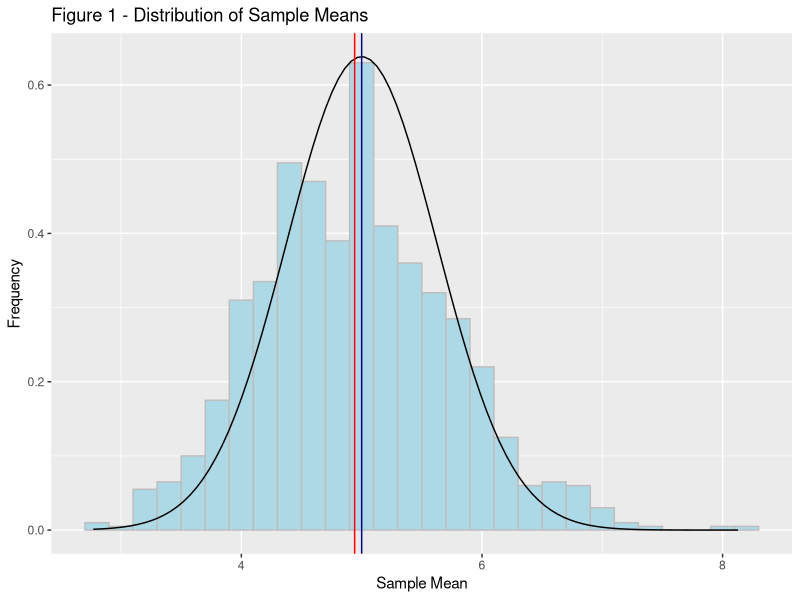
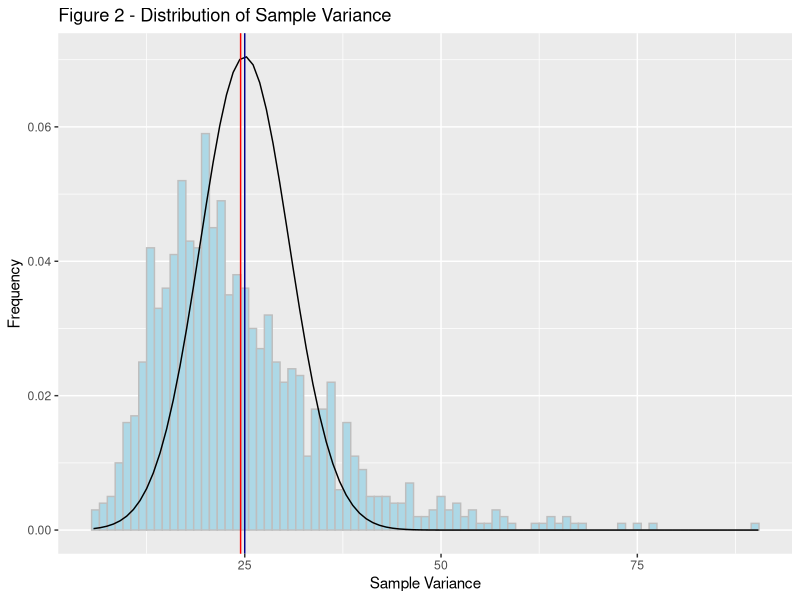

Write the R code that produced these figures, in order.
## ---- chunk 1
# Clear the working environment
rm(list = ls())
# We set the seed for consistent results. Comment this line to allow for a
# random seed each time the code is run.
set.seed(19647)
## ---- chunk 2
n <- 40        # Sample size
lambda <- 0.2  # Rate parameter
number_of_simulations <- 1000

mu    <- 1 / lambda   # Theoretical mean
sigma <- 1 / lambda   # Theoretical standard deviation

sample_means     <- NULL
sample_variances <- NULL

for (experiment in 1 : number_of_simulations) {
  sample <- rexp(n = n, rate = lambda)
  sample_means          <- c(sample_means, mean(sample))
  sample_variances      <- c(sample_variances, var(sample))
}

sample_statistics <- data.frame(cbind(sample_means, sample_variances))
names(sample_statistics) <- c("sample_means", "sample_variances")

str(sample_statistics)
summary(sample_statistics)
## ---- chunk 3
library(ggplot2)
## ---- chunk 4
x_bar <- mean(sample_statistics$sample_means)
ggplot(data = sample_statistics, aes(x = sample_statistics$sample_means)) + 
  geom_histogram(aes(y = ..density..), 
                 binwidth = 0.2, fill = "lightblue", colour = "grey") + 
  stat_function(fun = dnorm, args = list(mean = mu, sd = sigma^2/n)) +
  geom_vline(xintercept = mu, colour = "darkblue") + 
  geom_vline(xintercept = x_bar, colour = "red") + 
  ggtitle("Figure 1 - Distribution of Sample Means") + 
  xlab("Sample Mean") + ylab("Frequency")
## ---- chunk 5
S <- mean(sample_statistics$sample_variances)
ggplot(data = sample_statistics, aes(x = sample_statistics$sample_variances)) + 
  geom_histogram(aes(y = ..density..), 
                 binwidth = 1, fill = "lightblue", colour = "grey") + 
  stat_function(fun = dnorm, args = list(mean = sigma^2, sd = sqrt(2*sigma^4/(n-1)))) +
  geom_vline(xintercept = sigma^2, colour = "darkblue") + 
  geom_vline(xintercept = S, colour = "red") + 
  ggtitle("Figure 2 - Distribution of Sample Variance") + 
  xlab("Sample Variance") + ylab("Frequency")
